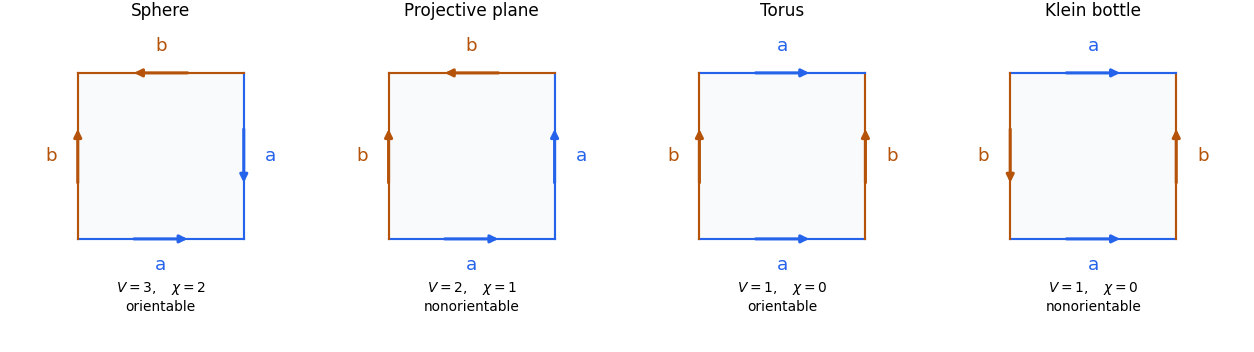

This chart was generated by the following Python code:
"""Generate 2015-square-surface-pairings.png in the current directory; Python 3.14/Matplotlib."""
import matplotlib
matplotlib.use('Agg')
import matplotlib.pyplot as plt
import numpy as np


def main():
    examples=[('Sphere', [('a',1),('a',-1),('b',1),('b',-1)], 3, 'orientable'),
              ('Projective plane', [('a',1),('a',1),('b',1),('b',-1)], 2, 'nonorientable'),
              ('Torus', [('a',1),('b',1),('a',-1),('b',-1)], 1, 'orientable'),
              ('Klein bottle', [('a',1),('b',1),('a',-1),('b',1)], 1, 'nonorientable')]
    vertices=np.array([[0,0],[1,0],[1,1],[0,1]])
    fig, axes=plt.subplots(1,4,figsize=(11.4,3.2),dpi=110,facecolor='white')
    for ax,(name,word,count,orientation) in zip(axes,examples):
        ax.fill([0,1,1,0],[0,0,1,1],facecolor='#f8fafc')
        for i,(letter,sign) in enumerate(word):
            a=vertices[i];b=vertices[(i+1)%4];color='#2563eb' if letter=='a' else '#b45309'
            ax.plot([a[0],b[0]],[a[1],b[1]],color=color,lw=1.4)
            start,end=(a,b) if sign==1 else (b,a)
            p=start+0.32*(end-start);q=start+0.68*(end-start)
            ax.annotate('',xy=q,xytext=p,arrowprops={'arrowstyle':'-|>','color':color,'lw':2})
            centre=(a+b)/2;outward=np.array([b[1]-a[1],a[0]-b[0]])
            labelpos=centre+0.16*outward
            ax.text(*labelpos,letter,ha='center',va='center',fontsize=12,color=color)
        ax.set_title(name,fontsize=11,pad=10)
        ax.text(0.5,-0.35,rf'$V={count},\quad\chi={count-1}$'+'\n'+orientation,ha='center',va='center',fontsize=9)
        ax.set_xlim(-0.3,1.3);ax.set_ylim(-0.58,1.25);ax.set_aspect('equal');ax.axis('off')
    fig.tight_layout(pad=1.1,w_pad=1.5)
    fig.savefig('2015-square-surface-pairings.png',dpi=110,facecolor='white')
    plt.close(fig)


if __name__=='__main__':main()
